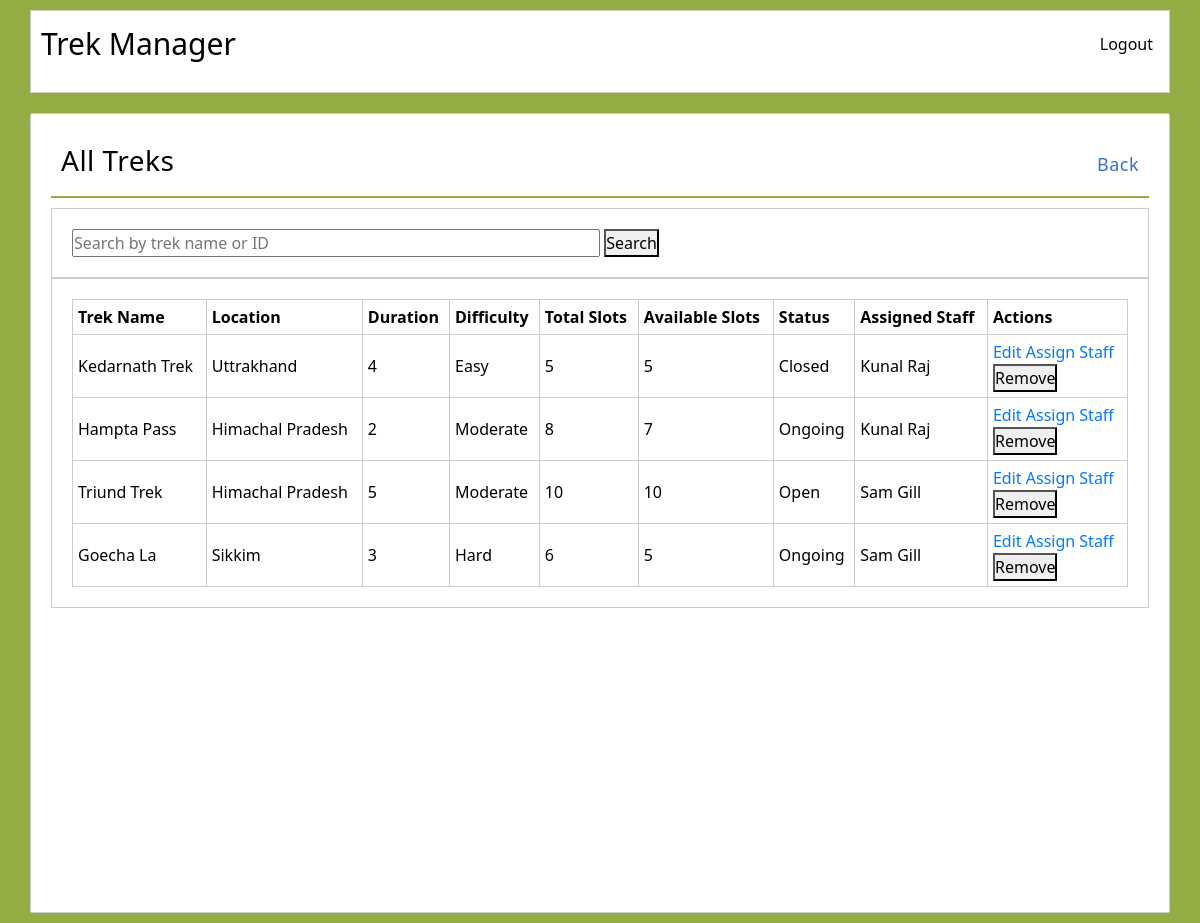
/admin/view_treks (signed in), run on an earlier commit of the app's database.
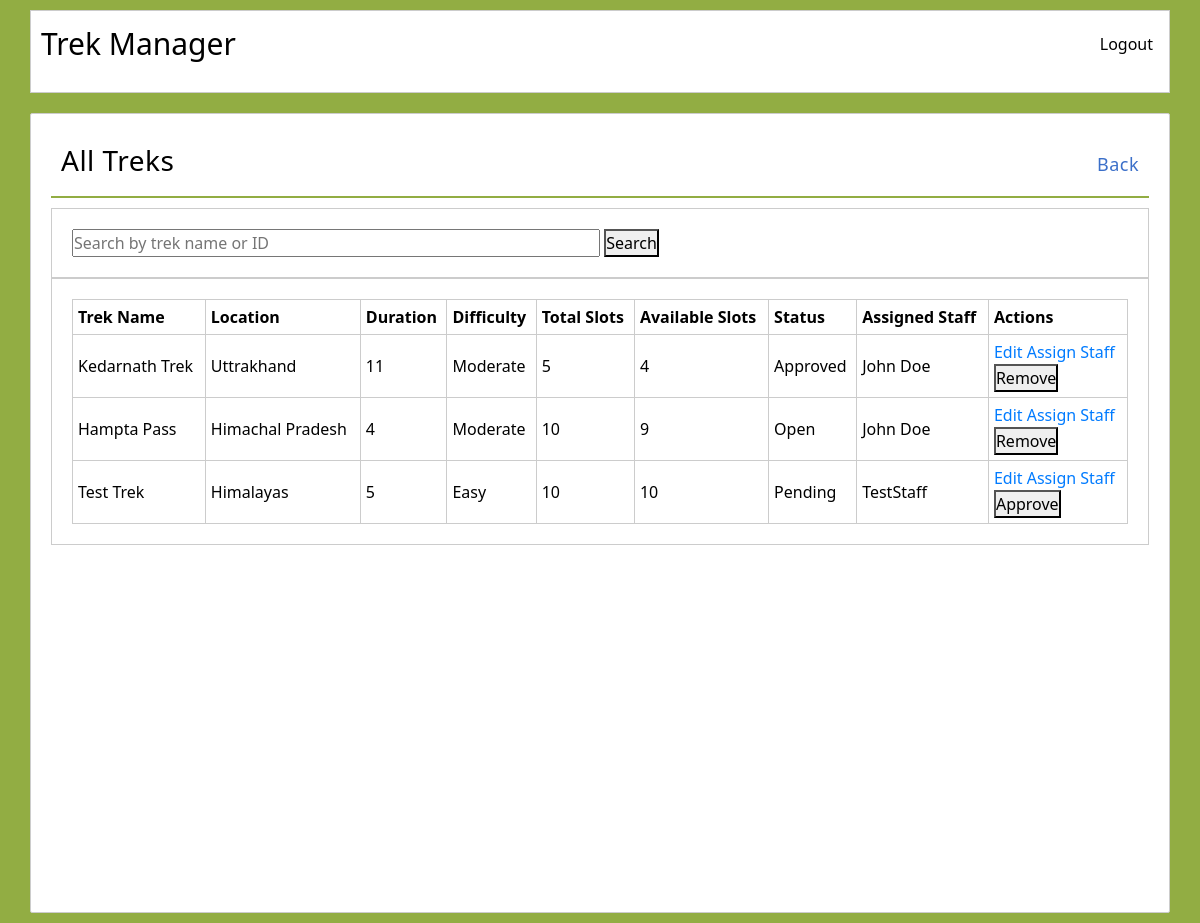
And on a later commit of the database.
### models.py (models this page shows)
class Trek(db.Model):
    __tablename__ = "treks"
    id = db.Column(db.Integer, primary_key=True)
    title = db.Column(db.String(150), nullable=False)
    location = db.Column(db.String(100), nullable=False)
    difficulty = db.Column(db.String(20), nullable=False)
    duration = db.Column(db.Integer, nullable=False)
    total_slots = db.Column(db.Integer, nullable=False)
    available_slots = db.Column(db.Integer, nullable=False)
    status = db.Column(db.String(20), default="Pending")   # will track Open / Closed / Completed
    start_date = db.Column(db.DateTime, nullable=False)
    end_date = db.Column(db.DateTime, nullable=False)
    is_removed = db.Column(db.Boolean, nullable=False, default=False)
    staff_id = db.Column(db.Integer, db.ForeignKey("users.id"), nullable=True)
    bookings = db.relationship("Booking", backref="trek", lazy=True)

class User(db.Model):
    __tablename__ = "users"
    id = db.Column(db.Integer, primary_key=True)
    name = db.Column(db.String(100), nullable=False)
    email = db.Column(db.String(120), unique=True, nullable=False)
    password = db.Column(db.String(200), nullable=False)
    contact = db.Column(db.String(20), nullable=True)
    role = db.Column(db.String(20), nullable=False, default="Trekker")
    is_blacklisted = db.Column(db.Boolean, default=False, nullable=False)
    treks_managed = db.relationship("Trek", backref="manager", lazy=True)
    bookings = db.relationship("Booking", backref="trekker", lazy=True, cascade="all, delete-orphan")
    staff_profile = db.relationship("StaffProfile", backref="user", uselist=False, cascade="all, delete-orphan")

### admin.py (the view)
@admin.route("/view_treks", methods=['GET'])
def view_treks():
    search = request.args.get('search', "")
    query = Trek.query.filter_by(is_removed=False)
    if search:
        if search.isdigit():
            query = query.filter(Trek.id == int(search))
        else:
            query = query.filter(Trek.title.ilike(f"%{search}%"))
    all_treks = query.all()
    return render_template("admin/view_treks.html", all_treks=all_treks, search=search)

### admin.py (called while the page is built)
@admin.before_request
def check_admin():
    if not session.get('user_id'):
        flash("Please log in to continue.", "error")
        return redirect(url_for('auth.login'))
    if session.get('role') != "Admin":
        flash("Unauthorised access.", "warning")
        return redirect(url_for('auth.login'))

### templates/admin/view_treks.html (shortened to what this page needs)
{% extends "base.html" %}
{% block content %}
    <div class="dash-container">
        <div class="admin-dash-head">
            <h3>All Treks</h3>
            <a href="{{ url_for('admin.dashboard') }}">Back</a>
        </div>
        <div class="search-box">
            <form action="{{ url_for('admin.view_treks') }}" method="GET">
                <input type="text" name="search" value="{{ search }}" placeholder="Search by trek name or ID">
                <button type="submit">Search</button>
            </form>
        </div>
        <div class="list-box">
            <div class="trek-list">
                <table>
                    <tr>
                        <th>Trek Name</th>
                        <th>Location</th>
                        <th>Duration</th>
                        <th>Difficulty</th>
                        <th>Total Slots</th>
                        <th>Available Slots</th>
                        <th>Status</th>
                        <th>Assigned Staff</th>
                        <th>Actions</th>
                    </tr>
                    {% for trek in all_treks %}
                    <tr>
                        <td>{{ trek.title }}</td>
                        <td>{{ trek.location }}</td>
                        <td>{{ trek.duration }}</td>
                        <td>{{ trek.difficulty }}</td>
                        <td>{{ trek.total_slots }}</td>
                        <td>{{ trek.available_slots }}</td>
                        <td>{{ trek.status }}</td>
                        <td>{{ trek.manager.name if trek.manager else "Unassigned" }}</td>
                        <td>
                            <a href="{{ url_for('admin.edit_trek', trek_id=trek.id) }}">Edit</a>
                            <a href="{{ url_for('admin.assign_staff', trek_id=trek.id) }}">Assign Staff</a>
                            {% if trek.status == "Pending" %}
                                <form action="{{ url_for('admin.approve_trek', trek_id=trek.id) }}" method="POST">
                                    <button type="submit">Approve</button>
                                </form>
                            {% else %}
                                <form action="{{ url_for('admin.remove_trek', trek_id=trek.id) }}" method="POST">
                                    <button type="submit">Remove</button>
                                </form>
                            {% endif %}
                        </td>
                    </tr>
                    {% endfor %}
                </table>
            </div>
        </div>
    </div>
{% endblock %}

What changed in the data, as far as the page shows it:
removed Trek: title "Goecha La", location "Sikkim", duration "3", difficulty "Hard", total_slots "6", available_slots "5", status "Ongoing", manager "Sam Gill"
changed Trek "Kedarnath Trek": duration "4" → "11"; difficulty "Easy" → "Moderate"; available_slots "5" → "4"; status "Closed" → "Approved"; manager "Kunal Raj" → "John Doe"
changed Trek "Hampta Pass": duration "2" → "4"; total_slots "8" → "10"; available_slots "7" → "9"; status "Ongoing" → "Open"; manager "Kunal Raj" → "John Doe"
changed Trek: title "Triund Trek" → "Test Trek"; location "Himachal Pradesh" → "Himalayas"; difficulty "Moderate" → "Easy"; status "Open" → "Pending"; manager "Sam Gill" → "TestStaff"; status "Remove" → "Approve"
